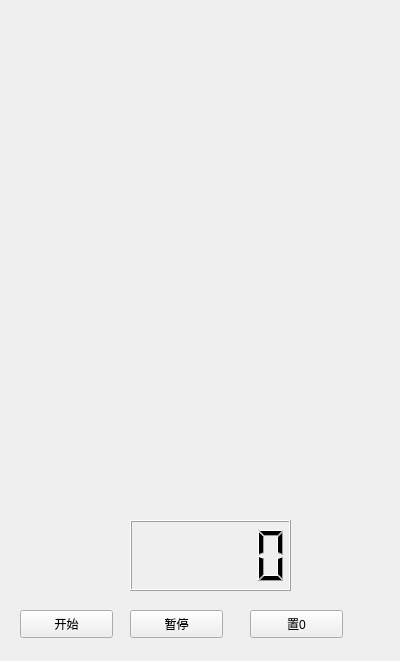
<?xml version="1.0" encoding="UTF-8"?>
<ui version="4.0">
 <class>Widget</class>
 <widget class="QWidget" name="Widget">
  <property name="geometry">
   <rect>
    <x>0</x>
    <y>0</y>
    <width>400</width>
    <height>661</height>
   </rect>
  </property>
  <property name="windowTitle">
   <string>Widget</string>
  </property>
  <widget class="QLCDNumber" name="lcdNumber">
   <property name="geometry">
    <rect>
     <x>130</x>
     <y>520</y>
     <width>161</width>
     <height>71</height>
    </rect>
   </property>
  </widget>
  <widget class="QPushButton" name="pushButton">
   <property name="geometry">
    <rect>
     <x>20</x>
     <y>610</y>
     <width>93</width>
     <height>28</height>
    </rect>
   </property>
   <property name="text">
    <string>开始</string>
   </property>
  </widget>
  <widget class="QPushButton" name="pushButton_2">
   <property name="geometry">
    <rect>
     <x>130</x>
     <y>610</y>
     <width>93</width>
     <height>28</height>
    </rect>
   </property>
   <property name="text">
    <string>暂停</string>
   </property>
  </widget>
  <widget class="QPushButton" name="pushButton_3">
   <property name="geometry">
    <rect>
     <x>250</x>
     <y>610</y>
     <width>93</width>
     <height>28</height>
    </rect>
   </property>
   <property name="text">
    <string>置0</string>
   </property>
  </widget>
 </widget>
 <layoutdefault spacing="6" margin="11"/>
 <resources/>
 <connections/>
</ui>
